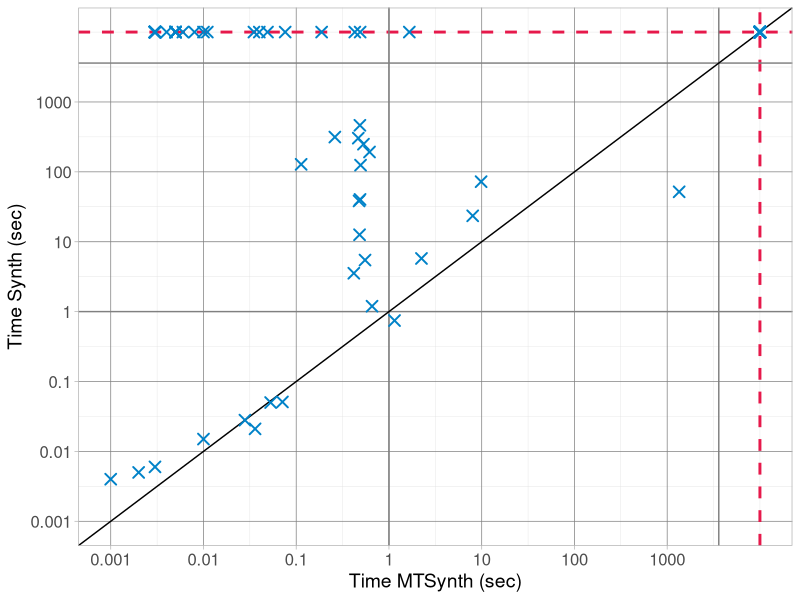
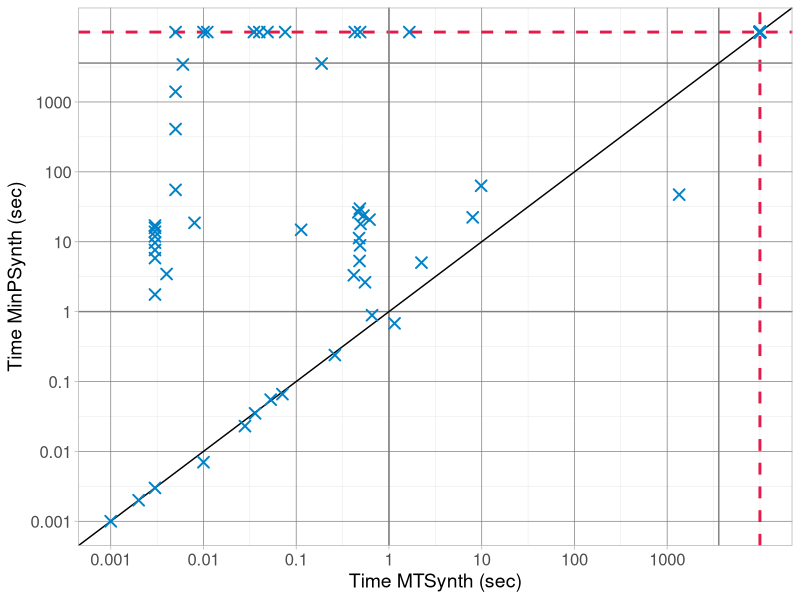
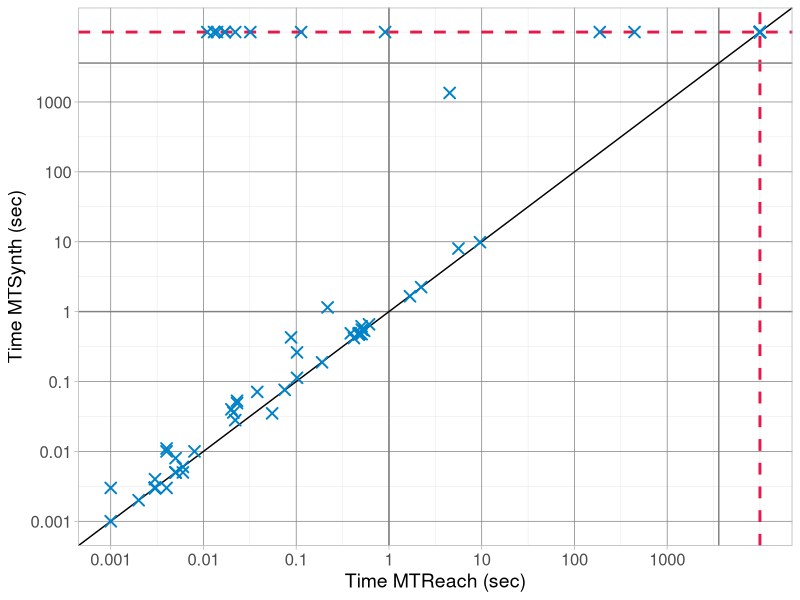
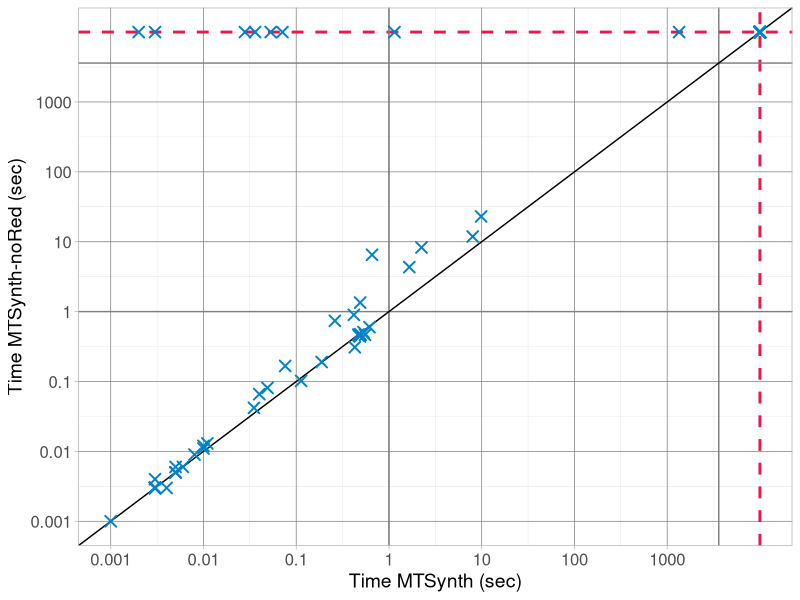
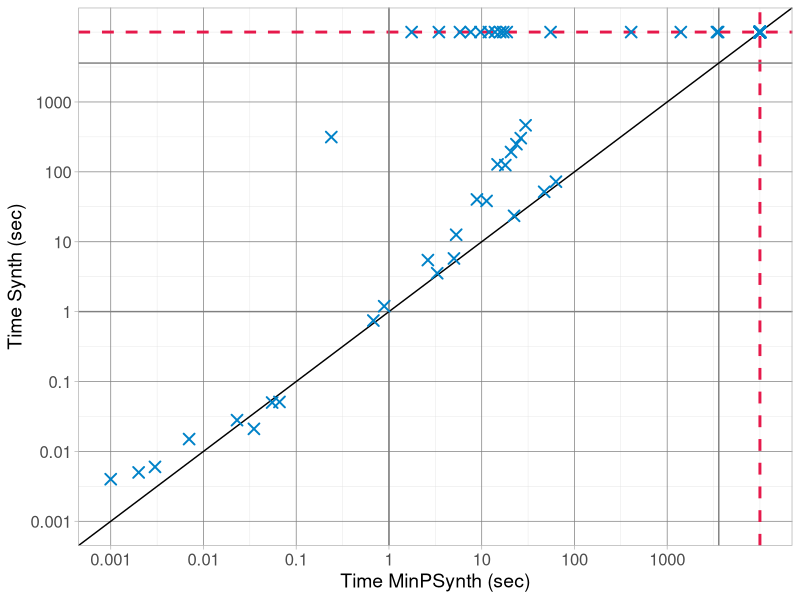
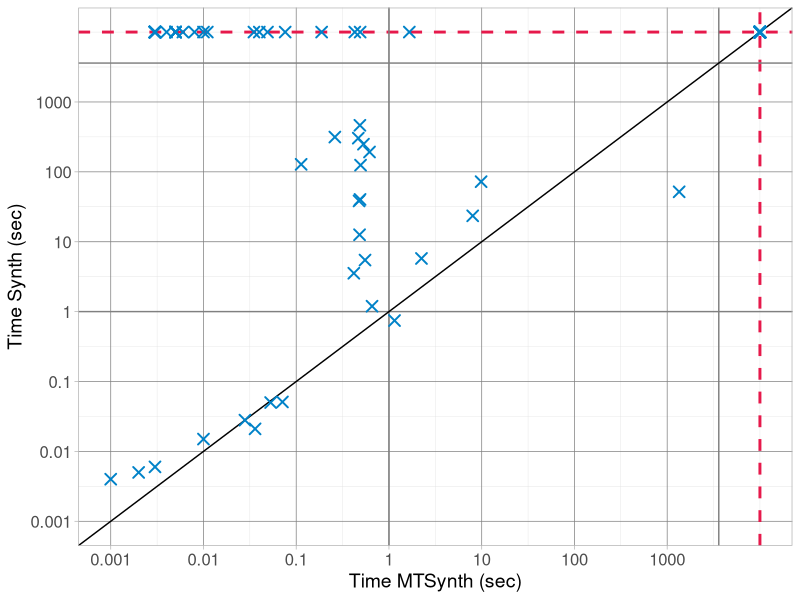
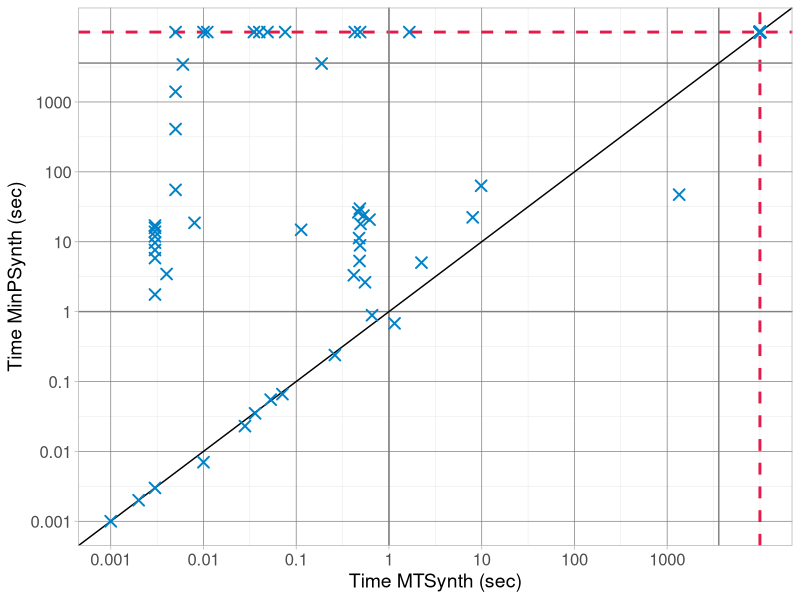
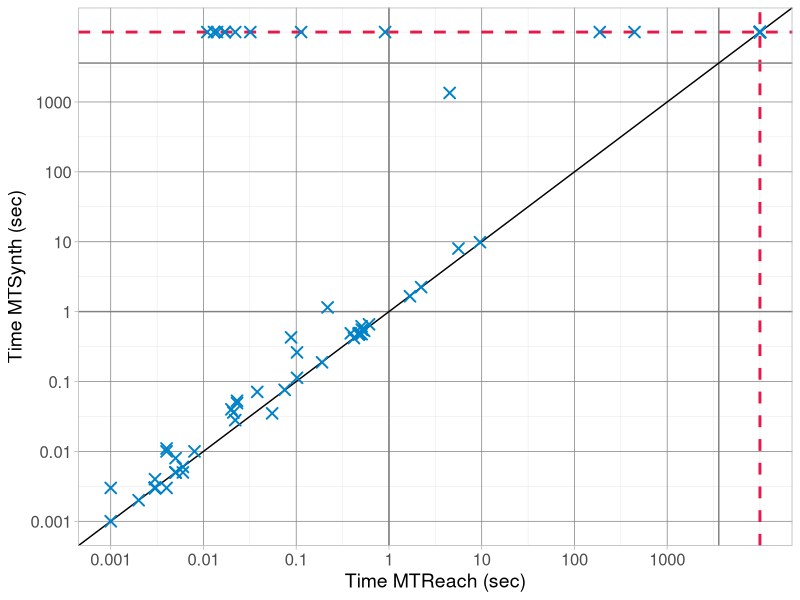

R code for these plots, in order:

###########
# Imports #
###########

library(plyr)
library(ggplot2)
library(reshape2)

#######################
# Auxiliary functions #
#######################

geom_mean = function(x, na.rm=TRUE){
  exp(sum(log(x[x > 0]), na.rm=na.rm) / length(x))
}

# Multiple plot function
#
# ggplot objects can be passed in ..., or to plotlist (as a list of ggplot objects)
# - cols:   Number of columns in layout
# - layout: A matrix specifying the layout. If present, 'cols' is ignored.
#
# If the layout is something like matrix(c(1,2,3,3), nrow=2, byrow=TRUE),
# then plot 1 will go in the upper left, 2 will go in the upper right, and
# 3 will go all the way across the bottom.
#
multiplot <- function(..., plotlist=NULL, file, cols=1, layout=NULL) {
  library(grid)
  
  # Make a list from the ... arguments and plotlist
  plots <- c(list(...), plotlist)
  
  numPlots = length(plots)
  
  # If layout is NULL, then use 'cols' to determine layout
  if (is.null(layout)) {
    # Make the panel
    # ncol: Number of columns of plots
    # nrow: Number of rows needed, calculated from # of cols
    layout <- matrix(seq(1, cols * ceiling(numPlots/cols)),
                     ncol = cols, nrow = ceiling(numPlots/cols))
  }
  
  if (numPlots==1) {
    print(plots[[1]])
    
  } else {
    # Set up the page
    grid.newpage()
    pushViewport(viewport(layout = grid.layout(nrow(layout), ncol(layout))))
    
    # Make each plot, in the correct location
    for (i in 1:numPlots) {
      # Get the i,j matrix positions of the regions that contain this subplot
      matchidx <- as.data.frame(which(layout == i, arr.ind = TRUE))
      
      print(plots[[i]], vp = viewport(layout.pos.row = matchidx$row,
                                      layout.pos.col = matchidx$col))
    }
  }
}


# distinct colors (https://sashat.me/2017/01/11/list-of-20-simple-distinct-colors/)
RED    = rgb(230/255,  25/255,  75/255, 1)
BLUE   = rgb(  0/255, 130/255, 200/255, 1)
GREEN  = rgb( 60/255, 180/255,  75/255, 1)
ORANGE = rgb(245/255, 130/255,  48/255, 1)
PURPLE = rgb(145/255,  30/255, 180/255, 1)
YELLOW = rgb(255/255, 255/255,  25/255, 1)
CYAN   = rgb( 70/255, 240/255, 240/255, 1)
MAGENTA= rgb(240/255,  50/255, 230/255, 1)
LIME   = rgb(210/255, 245/255,  60/255, 1)
TEAL   = rgb(  0/255, 128/255, 128/255, 1)
GREY   = rgb(128/255, 128/255, 128/255, 1)
GRAY   = rgb(128/255, 128/255, 128/255, 1)
WHITE  = rgb(255/255, 255/255, 255/255, 1)
BLACK  = rgb(  0/255,   0/255,   0/255, 1)

COLORS = c(RED,BLUE,GREEN,ORANGE,PURPLE,GREY,BLACK,YELLOW,CYAN,MAGENTA,LIME,TEAL)

###############
# Import data #
###############

results = read.csv("results_time.csv")
# results are already filtered, summarized, and combined 

##################
# Plot functions #
##################

# Give a speedup plot (to get relative differences)
f_scatterplot_time_relative = function(d, time_x, time_y, xlab, ylab){
  p = ggplot(data=d, aes(x=time_x, y=ifelse(time_y/time_x>1000,1000,ifelse(time_y/time_x<0.1,0.1,time_y/time_x)) )) +
    geom_vline(xintercept=10000,  color=RED, linetype="dashed", size=1) + 
    geom_hline(yintercept=1000,  color=PURPLE, linetype="dashed", size=1) + 
    geom_hline(yintercept=0.1,  color=PURPLE, linetype="dashed", size=1) + 
    geom_hline(yintercept=1,  color=GRAY, linetype="solid", size=1) + 
    geom_point(shape=4, color=BLUE, stroke=1, size=3) +
    labs(x=xlab, y=ylab) +
    theme_light() + 
    theme(panel.grid.major = element_line(colour = GREY), legend.position="none") +
    scale_y_log10(limits=c(0.1,1000),breaks=c(0.001,0.01,0.1,1,10,100,1000),
                  labels=c("0.001","0.01","0.1","1","10","100","1000")) +
    scale_x_log10(limits=c(0.001,10000),breaks=c(0.001,0.01,0.1,1,10,100,1000),
                  labels=c("0.001","0.01","0.1","1","10","100","1000"))+
    theme(axis.text=element_text(size=12), axis.title=element_text(size=14))
  return(p)
}


f_scatterplot_time = function(d, time_x, time_y, xlab, ylab){
  p = ggplot(data=d, aes(x=time_x, y=time_y)) +
    geom_vline(xintercept=10000,  color=RED, linetype="dashed", size=1) + 
    geom_hline(yintercept=10000,  color=RED, linetype="dashed", size=1) + 
    geom_vline(xintercept=3600,  color=GRAY, linetype="solid", size=.5) + 
    geom_hline(yintercept=3600,  color=GRAY, linetype="solid", size=.5) + 
    geom_vline(xintercept=1,  color=GRAY, linetype="solid", size=.5) + 
    geom_hline(yintercept=1,  color=GRAY, linetype="solid", size=.5) + 
    geom_abline(slope=1, color=BLACK, size=.5) +
    geom_point(shape=4, color=BLUE, stroke=1, size=3) +
    labs(x=xlab, y=ylab) +
    theme_light() + 
    theme(panel.grid.major = element_line(colour = GREY), legend.position="none") +
    scale_y_log10(limits=c(0.001,10000),breaks=c(0.001,0.01,0.1,1,10,100,1000), labels=c("0.001","0.01","0.1","1","10","100","1000")) +
    scale_x_log10(limits=c(0.001,10000),breaks=c(0.001,0.01,0.1,1,10,100,1000), labels=c("0.001","0.01","0.1","1","10","100","1000"))+
    theme(axis.text=element_text(size=12), axis.title=element_text(size=14))
  return(p)
}


f_scatterplot_time_bounded = function(d, time_x, time_y, xlab, ylab){
  p = ggplot(data=d, aes(x=ifelse(time_x<0.01,0.01,ifelse(time_x>1000,1000,time_x)),
                         y=ifelse(time_y<0.01,0.01,ifelse(time_y>1000,1000,time_y)))) +
    #geom_vline(xintercept=10000,  color=RED, linetype="dashed", size=1) + 
    #geom_hline(yintercept=10000,  color=RED, linetype="dashed", size=1) + 
    #geom_vline(xintercept=3600,  color=GRAY, linetype="solid", size=.5) + 
    #geom_hline(yintercept=3600,  color=GRAY, linetype="solid", size=.5) + 
    geom_vline(xintercept=1,  color=GRAY, linetype="solid", size=.5) + 
    geom_hline(yintercept=1,  color=GRAY, linetype="solid", size=.5) + 
    geom_abline(slope=1, color=BLACK, size=.5) +
    geom_point(shape=4, color=BLUE, stroke=1, size=3) +
    labs(x=xlab, y=ylab) +
    theme_light() + 
    theme(panel.grid.major = element_line(colour = GREY), legend.position="none") +
    scale_y_log10(limits=c(0.01,1000),breaks=c(0.001,0.01,0.1,1,10,100,1000), labels=c("0.001","≤0.01","0.1","1","10","100","≥1000")) +
    scale_x_log10(limits=c(0.01,1000),breaks=c(0.001,0.01,0.1,1,10,100,1000), labels=c("0.001","≤0.01","0.1","1","10","100","≥1000"))+
    theme(axis.text=element_text(size=12), axis.title=element_text(size=14))
  return(p)
}



# Variables
plotsdir <- "plots"
ww <- 5
hh <- 3
cex=1.5
# Create a directory for the output plots
dir.create(file.path(plotsdir), showWarnings = FALSE)

# Output the plots

f_scatterplot_time(results, results$results.PQ.incl.merge, results$results.EF.incl.merge, "Time MTSynth (sec)", "Time Synth (sec)")
ggsave(paste(plotsdir,"PQim-EFim.pdf",sep="/"), width=ww, height=hh)

f_scatterplot_time(results, results$results.PQ.incl.merge, results$results.EFsynthmin.incl.merge, "Time MTSynth (sec)", "Time MinPSynth (sec)")
ggsave(paste(plotsdir,"PQim-SMim.pdf",sep="/"), width=ww, height=hh)

f_scatterplot_time(results, results$results.PQ.early.termination.incl.merge, results$results.PQ.incl.merge, "Time MTReach (sec)", "Time MTSynth (sec)")
ggsave(paste(plotsdir,"PQetim-PQim.pdf",sep="/"), width=ww, height=hh)

f_scatterplot_time(results, results$results.PQ.incl.merge, results$results.PQ, "Time MTSynth (sec)", "Time MTSynth-noRed (sec)")
ggsave(paste(plotsdir,"PQim-PQ.pdf",sep="/"), width=ww, height=hh)

f_scatterplot_time(results, results$results.EFsynthmin.incl.merge, results$results.EF.incl.merge, "Time MinPSynth (sec)", "Time Synth (sec)")
ggsave(paste(plotsdir,"SMim-EFim.pdf",sep="/"), width=ww, height=hh)

